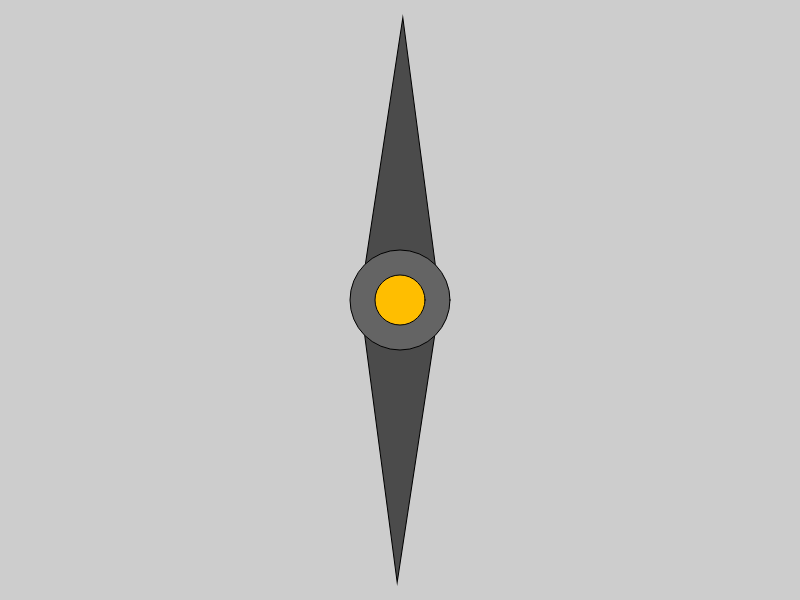
Frame 1 (no input)
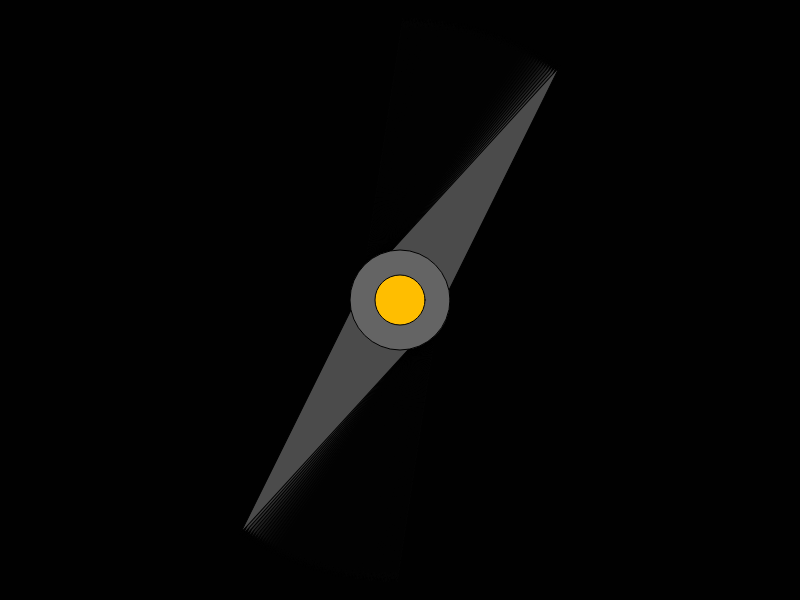
Frame 60 (no input)
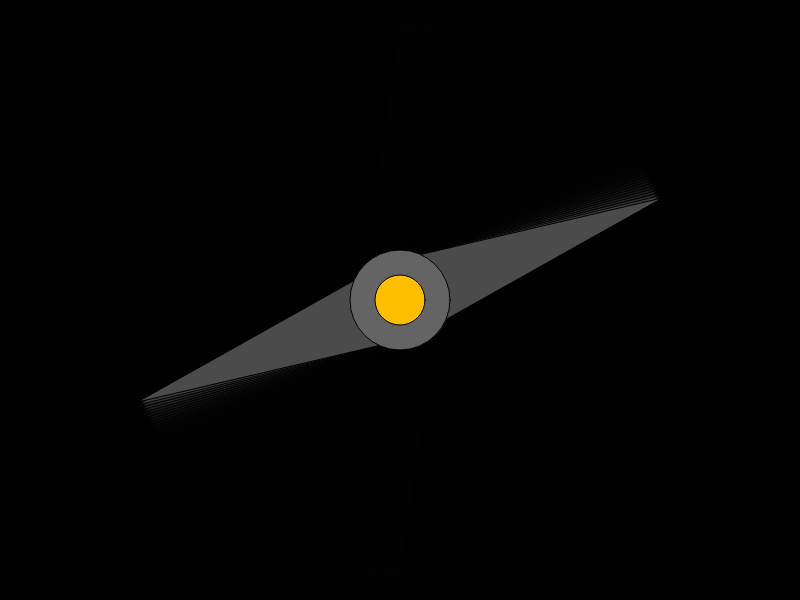
Frame 120 (the mouse pressed at the canvas centre since frame 60)

The p5.js sketch that drew these frames (run headless with seeded random() and noise() and a simulated clock; from frame 60 on, the mouse is pressed at the canvas centre):

// p5.js sketch
// ── sketch.js
//R=Rotate, X=x
//M=move/movement

var RX=0;

var RY=0;

var MX=0;

var MY=0;

var Rspeed=0;


function setup() {
  createCanvas(displayWidth, displayHeight);
}
function keyPressed(){
  if(keyCode==(70)){
    fullscreen(true);
  }
  
}
function draw() {
  
  background(0,0,0,50);
  
  if(keyIsDown(68)){
    MX=MX+4
  }
  
  if(keyIsDown(65)){
    MX=MX-4
  }
  
  if(keyIsDown(87)){
    MY=MY-4
  }
  
  if(keyIsDown(83)){
    MY=MY+4
  }
  
  
  
  //
  translate(MX+displayWidth/2,MY+displayHeight/2);
  //
  
  Rspeed=frameCount*0.01;
  rotate(Rspeed);
  fill(75,75,75);
  //
  //
  triangle(RX+displayWidth/-20,RY,RX,RY+displayHeight/2.125,RX+displayWidth/20,RY);
  //
  //
  triangle(RX+displayWidth/-20,RY,RX,RY+displayHeight/-2.125,RX+displayWidth/20,RY);
  //
  //
  rotate(-Rspeed);
  fill(100,100,100);
  ellipse(0,0,displayWidth/8);
  fill(255,190,0);
  ellipse(0,0,displayWidth/16);
  fill(0,0,0);
  
  
}
